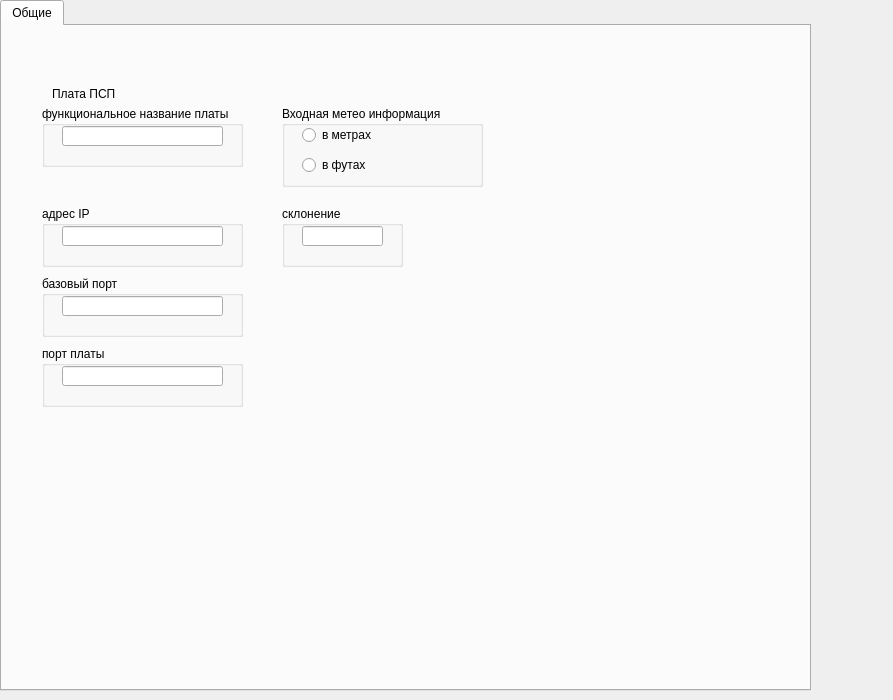
<?xml version="1.0" encoding="UTF-8"?>
<ui version="4.0">
 <class>TabPcm</class>
 <widget class="QWidget" name="TabPcm">
  <property name="geometry">
   <rect>
    <x>0</x>
    <y>0</y>
    <width>893</width>
    <height>700</height>
   </rect>
  </property>
  <property name="windowTitle">
   <string>TabPcm</string>
  </property>
  <widget class="QTabWidget" name="tabWidget_2">
   <property name="geometry">
    <rect>
     <x>0</x>
     <y>0</y>
     <width>811</width>
     <height>691</height>
    </rect>
   </property>
   <property name="currentIndex">
    <number>0</number>
   </property>
   <widget class="QWidget" name="tab_39">
    <attribute name="title">
     <string>Общие</string>
    </attribute>
    <widget class="QLabel" name="label_56">
     <property name="geometry">
      <rect>
       <x>50</x>
       <y>60</y>
       <width>211</width>
       <height>16</height>
      </rect>
     </property>
     <property name="text">
      <string>Плата ПСП</string>
     </property>
    </widget>
    <widget class="QGroupBox" name="groupBox_364">
     <property name="geometry">
      <rect>
       <x>40</x>
       <y>80</y>
       <width>201</width>
       <height>61</height>
      </rect>
     </property>
     <property name="title">
      <string>функциональное название платы</string>
     </property>
     <widget class="PLineEdit" name="liEdNameBoard">
      <property name="geometry">
       <rect>
        <x>20</x>
        <y>20</y>
        <width>161</width>
        <height>20</height>
       </rect>
      </property>
     </widget>
    </widget>
    <widget class="QGroupBox" name="groupBox_369">
     <property name="geometry">
      <rect>
       <x>40</x>
       <y>320</y>
       <width>201</width>
       <height>61</height>
      </rect>
     </property>
     <property name="title">
      <string>порт платы</string>
     </property>
     <widget class="OLineEdit" name="liEdPortBoard">
      <property name="geometry">
       <rect>
        <x>20</x>
        <y>20</y>
        <width>161</width>
        <height>20</height>
       </rect>
      </property>
     </widget>
    </widget>
    <widget class="QGroupBox" name="groupBox_370">
     <property name="geometry">
      <rect>
       <x>280</x>
       <y>180</y>
       <width>121</width>
       <height>61</height>
      </rect>
     </property>
     <property name="title">
      <string>склонение</string>
     </property>
     <widget class="OLineEdit" name="liEdSclonenie">
      <property name="geometry">
       <rect>
        <x>20</x>
        <y>20</y>
        <width>81</width>
        <height>20</height>
       </rect>
      </property>
     </widget>
    </widget>
    <widget class="QGroupBox" name="groupBox_371">
     <property name="geometry">
      <rect>
       <x>40</x>
       <y>180</y>
       <width>201</width>
       <height>61</height>
      </rect>
     </property>
     <property name="title">
      <string>адрес IP</string>
     </property>
     <widget class="OLineEdit" name="liEdIp">
      <property name="geometry">
       <rect>
        <x>20</x>
        <y>20</y>
        <width>161</width>
        <height>20</height>
       </rect>
      </property>
     </widget>
    </widget>
    <widget class="QGroupBox" name="groupBox_372">
     <property name="geometry">
      <rect>
       <x>40</x>
       <y>250</y>
       <width>201</width>
       <height>61</height>
      </rect>
     </property>
     <property name="title">
      <string>базовый порт</string>
     </property>
     <widget class="OLineEdit" name="liEdPortBase">
      <property name="geometry">
       <rect>
        <x>20</x>
        <y>20</y>
        <width>161</width>
        <height>20</height>
       </rect>
      </property>
     </widget>
    </widget>
    <widget class="QGroupBox" name="groupBox_365">
     <property name="geometry">
      <rect>
       <x>280</x>
       <y>80</y>
       <width>201</width>
       <height>81</height>
      </rect>
     </property>
     <property name="title">
      <string>Входная метео информация</string>
     </property>
     <widget class="QRadioButton" name="raBuPcmFoot">
      <property name="geometry">
       <rect>
        <x>20</x>
        <y>50</y>
        <width>101</width>
        <height>18</height>
       </rect>
      </property>
      <property name="text">
       <string>в футах</string>
      </property>
     </widget>
     <widget class="QRadioButton" name="raBuPcmMetr">
      <property name="geometry">
       <rect>
        <x>20</x>
        <y>20</y>
        <width>101</width>
        <height>18</height>
       </rect>
      </property>
      <property name="text">
       <string>в метрах</string>
      </property>
     </widget>
    </widget>
   </widget>
  </widget>
 </widget>
 <layoutdefault spacing="6" margin="11"/>
 <customwidgets>
  <customwidget>
   <class>PLineEdit</class>
   <extends>QLineEdit</extends>
   <header>plineedit.h</header>
  </customwidget>
  <customwidget>
   <class>OLineEdit</class>
   <extends>QLineEdit</extends>
   <header>olineedit.h</header>
  </customwidget>
 </customwidgets>
 <resources/>
 <connections/>
</ui>
